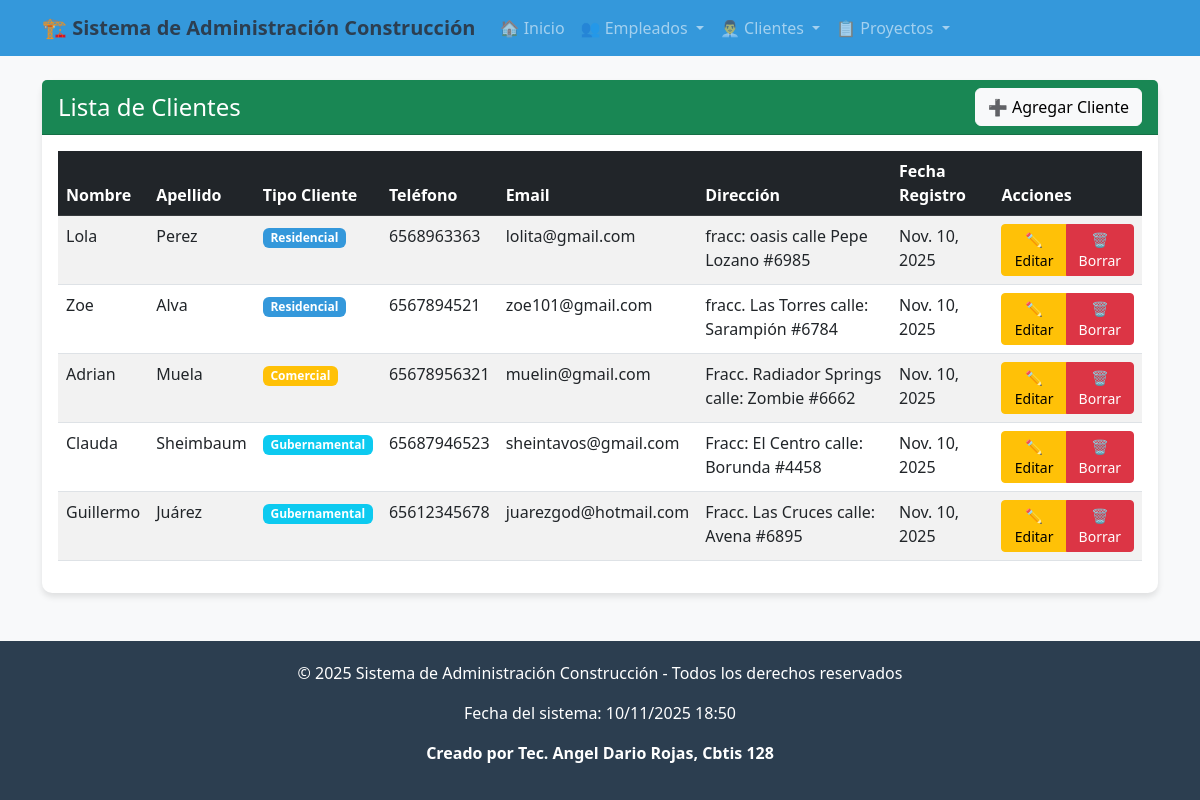
/cliente/ver_cliente/, run on the app's committed database.
### app_Construccion/models.py (models this page shows, shortened)
class Cliente(models.Model):
    nombre = models.CharField(max_length=100)
    apellido = models.CharField(max_length=100)
    tipo_cliente = models.CharField(
        max_length=50,
        choices=[
            ("Residencial", "Residencial"),
            ("Comercial", "Comercial"),
            ("Gubernamental", "Gubernamental"),
        ],
        default="Residencial"
    )
    telefono = models.CharField(max_length=20)
    email = models.EmailField(unique=True)
    direccion = models.CharField(max_length=200)
    fecha_registro = models.DateField(auto_now_add=True)

### app_Construccion/views.py (the view)
# urls.py: path('cliente/ver_cliente/', views.ver_clientes, name='ver_clientes'),
def ver_clientes(request):
    clientes = Cliente.objects.all()
    return render(request, 'cliente/ver_cliente.html', {'clientes': clientes})

### app_Construccion/templates/cliente/ver_cliente.html
{% extends 'base.html' %}
{% block content %}
<div class="card">
    <div class="card-header bg-success text-white d-flex justify-content-between align-items-center">
        <h4 class="mb-0">Lista de Clientes</h4>
        <a href="{% url 'agregar_cliente' %}" class="btn btn-light">➕ Agregar Cliente</a>
    </div>
    <div class="card-body">
        {% if clientes %}
        <div class="table-responsive">
            <table class="table table-striped table-hover">
                <thead class="table-dark">
                    <tr>
                        <th>Nombre</th>
                        <th>Apellido</th>
                        <th>Tipo Cliente</th>
                        <th>Teléfono</th>
                        <th>Email</th>
                        <th>Dirección</th>
                        <th>Fecha Registro</th>
                        <th>Acciones</th>
                    </tr>
                </thead>
                <tbody>
                    {% for cliente in clientes %}
                    <tr>
                        <td>{{ cliente.nombre }}</td>
                        <td>{{ cliente.apellido }}</td>
                        <td>
                            <span class="badge
                                {% if cliente.tipo_cliente == 'Residencial' %}bg-primary
                                {% elif cliente.tipo_cliente == 'Comercial' %}bg-warning
                                {% else %}bg-info{% endif %}">
                                {{ cliente.tipo_cliente }}
                            </span>
                        </td>
                        <td>{{ cliente.telefono }}</td>
                        <td>{{ cliente.email }}</td>
                        <td>{{ cliente.direccion }}</td>
                        <td>{{ cliente.fecha_registro }}</td>
                        <td>
                            <div class="btn-group" role="group">
                                <a href="{% url 'actualizar_cliente' cliente.id %}" class="btn btn-warning btn-sm">✏️ Editar</a>
                                <a href="{% url 'borrar_cliente' cliente.id %}" class="btn btn-danger btn-sm">🗑️ Borrar</a>
                            </div>
                        </td>
                    </tr>
                    {% endfor %}
                </tbody>
            </table>
        </div>
        {% else %}
        <div class="alert alert-info text-center">
            <h5>No hay clientes registrados</h5>
            <p>Comienza agregando el primer cliente al sistema.</p>
            <a href="{% url 'agregar_cliente' %}" class="btn btn-success">Agregar Primer Cliente</a>
        </div>
        {% endif %}
    </div>
</div>
{% endblock %}

### app_Construccion/templates/base.html (shortened to what this page needs)
<!DOCTYPE html>
<html lang="es">
<head>
    <link href="https://cdn.jsdelivr.net/npm/bootstrap@5.3.0/dist/css/bootstrap.min.css" rel="stylesheet">
</head>
<body>
    {% include 'navbar.html' %}
    <div class="container mt-4">
        {% block content %}
        {% endblock %}
    </div>
    {% include 'footer.html' %}
</body>
</html>

### app_Construccion/templates/navbar.html (shortened to what this page needs)
<nav class="navbar navbar-expand-lg navbar-dark bg-primary">
    <div class="container">
        <a class="navbar-brand" href="{% url 'inicio_construccion' %}">
            🏗️ Sistema de Administración Construcción
        </a>
        <div class="collapse navbar-collapse" id="navbarNav">
            <ul class="navbar-nav me-auto">
                <li class="nav-item">
                    <a class="nav-link" href="{% url 'inicio_construccion' %}">
                        🏠 Inicio
                    </a>
                </li>
                <li class="nav-item dropdown">
                    <a class="nav-link dropdown-toggle" href="#" role="button" data-bs-toggle="dropdown">
                        👥 Empleados
                    </a>
                </li>
                <li class="nav-item dropdown">
                    <a class="nav-link dropdown-toggle" href="#" role="button" data-bs-toggle="dropdown">
                        👨‍💼 Clientes
                    </a>
                </li>
                <li class="nav-item dropdown">
                    <a class="nav-link dropdown-toggle" href="#" role="button" data-bs-toggle="dropdown">
                        📋 Proyectos
                    </a>
                </li>
            </ul>
        </div>
    </div>
</nav>

### app_Construccion/templates/footer.html
<footer class="footer mt-5">
    <div class="container text-center">
        <p>&copy; {% now "Y" %} Sistema de Administración Construcción - Todos los derechos reservados</p>
        <p>Fecha del sistema: {% now "d/m/Y H:i" %}</p>
        <p><strong>Creado por Tec. Angel Dario Rojas, Cbtis 128</strong></p>
    </div>
</footer>

### app_Construccion/templates/base.html (style rules this page uses)
body { background-color: #f8f9fa; font-family: 'Segoe UI', Tahoma, Geneva, Verdana, sans-serif; }
.navbar-brand { font-weight: bold; color: #2c3e50 !important; }
.bg-primary { background-color: #3498db !important; }
.card { border: none; border-radius: 10px; box-shadow: 0 4px 6px rgba(0,0,0,0.1); }
.footer { background-color: #2c3e50; color: white; padding: 20px 0; margin-top: 50px; }

### data on the page
Cliente: nombre "Lola", apellido "Perez", tipo_cliente "Residencial", telefono "6568963363", email "lolita@gmail.com", direccion "fracc: oasis calle Pepe Lozano #6985", fecha_registro "Nov. 10, 2025"
Cliente: nombre "Zoe", apellido "Alva", tipo_cliente "Residencial", telefono "6567894521", email "zoe101@gmail.com", direccion "fracc. Las Torres calle: Sarampión #6784", fecha_registro "Nov. 10, 2025"
Cliente: nombre "Adrian", apellido "Muela", tipo_cliente "Comercial", telefono "65678956321", email "muelin@gmail.com", direccion "Fracc. Radiador Springs calle: Zombie #6662", fecha_registro "Nov. 10, 2025"
Cliente: nombre "Clauda", apellido "Sheimbaum", tipo_cliente "Gubernamental", telefono "65687946523", email "sheintavos@gmail.com", direccion "Fracc: El Centro calle: Borunda #4458", fecha_registro "Nov. 10, 2025"
Cliente: nombre "Guillermo", apellido "Juárez", tipo_cliente "Gubernamental", telefono "65612345678", email "juarezgod@hotmail.com", direccion "Fracc. Las Cruces calle: Avena #6895", fecha_registro "Nov. 10, 2025"
